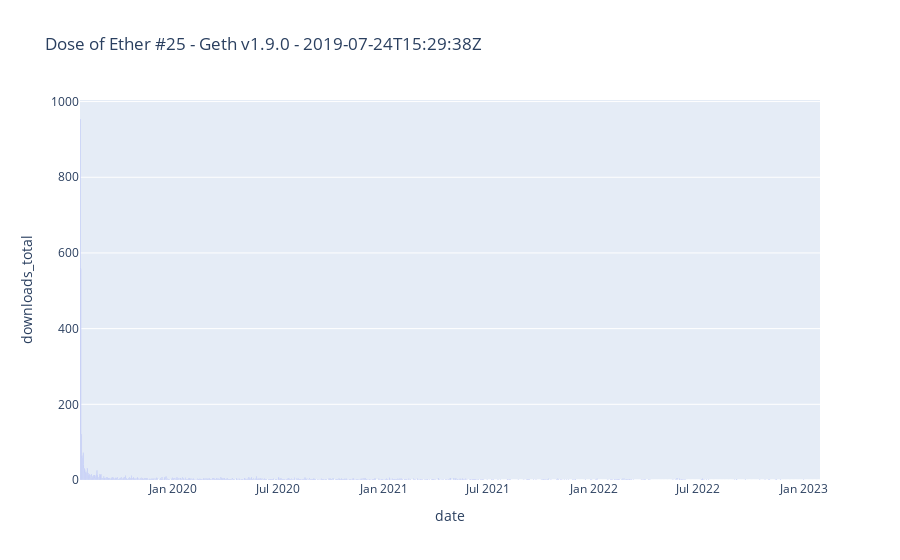

The notebook cell saved with this chart:
### Code cell
ep_index = 301
test = pd.DataFrame([dic for dic in df.downloads.values[ep_index]['by_interval']])
test['date'] = pd.to_datetime(test['interval'], infer_datetime_format=True)
fig = px.bar(test, y="downloads_total", x='date', title=df.title.values[ep_index] + ' - ' + df.downloads.values[ep_index]['feeds']['collection'][0]['published_at'])
fig.show()

### Figure 1 — Plotly figure (JSON) as saved in the notebook; plotly's stock layout.template omitted (floating-point values rounded to 4 significant figures; data arrays with more than 128 entries replaced by an {"elided": "..."} marker saying what was removed)
{"data": [{"alignmentgroup": "True", "hovertemplate": "date=%{x}<br>downloads_total=%{y}<extra></extra>", "legendgroup": "", "marker": {"color": "#636efa", "pattern": {"shape": ""}}, "name": "", "offsetgroup": "", "orientation": "v", "showlegend": false, "textposition": "auto", "type": "bar", "x": {"elided": "1286 str values"}, "xaxis": "x", "y": {"elided": "1286 int values"}, "yaxis": "y"}], "layout": {"autosize": true, "barmode": "relative", "legend": {"tracegroupgap": 0}, "title": {"text": "Dose of Ether #25 - Geth v1.9.0 - 2019-07-24T15:29:38Z"}, "xaxis": {"anchor": "y", "autorange": true, "domain": [0, 1], "range": ["2019-07-23 12:00", "2023-01-29 12:00"], "title": {"text": "date"}, "type": "date"}, "yaxis": {"anchor": "x", "autorange": true, "domain": [0, 1], "range": [0, 1004.0], "title": {"text": "downloads_total"}, "type": "linear"}}}
